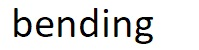
#> input picture projects/zFPGA_DE10_NANO_SoC/15_word_jpg/bending.jpg, 199 x 50 px; its folder holds 5 pictures in this run
$ python generate_word_display.py
#> lines starting #> are read from the running program, lines starting #| are printed output that depends on the picture; after the words box and inside, x2 and y2 are one past the last pixel; in counts of white or black regions, pixels touching at a corner belong together
import matplotlib.pyplot as plt # plt 用于显示图片
import matplotlib.image as mpimg # mpimg 用于读取图片
import os
import numpy as np
import time
import struct
from PIL import Image
# 首先是各个姿势的word
# 生成mif文件
fp = open("../04_scripts/word_diplay.mif", "w")
fp.write("DEPTH=%d;\n"%(16384*8))
fp.write("WIDTH=%d;\n"%(1))
fp.write("ADDRESS_RADIX=DEC;\n")
fp.write("DATA_RADIX=DEC;\n")
fp.write("CONTENT\n")
fp.write("BEGIN\n")

#读取图像，支持 bmp、jpg、png、tiff 等常用格式
# 首先列出所有的文件夹
dirs = os.listdir("../15_word_jpg/")
dirs.remove("title.jpg")
for i in range(len(dirs)):
	filename = "../15_word_jpg/"+dirs[i]
	image = np.array(Image.open(filename))
#> image is the input picture: shape (50, 199, 3); mean R, G, B 224.8, 224.9, 224.1
	image_gray = ((image[:, :, 0]*0.257+image[:, :, 1]*0.504+image[:, :, 2]*0.098))+16
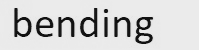
#> image_gray: shape (50, 199) float64; min 16, max 235, mean 209.1
	image_gray = image_gray.astype(np.uint8)
	image_gray[image_gray<16] = 16
	image_gray[image_gray>235] = 235
	# 归一化
	image_gray = (image_gray<128)
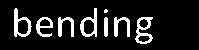
#> image_gray: shape (50, 199) bool; 12% white; 8 white regions (1 under 20 px), largest, box (x1, y1, x2, y2) and area: (135, 17, 153, 44) 226, (14, 8, 32, 37) 215, (80, 8, 97, 37) 197
	# 写入mif文件
	for m in range(image_gray.shape[0]):
		for n in range(image_gray.shape[1]):
			addr = m*image_gray.shape[1]+n + 16384*i
			fp.write("%d: %X;\n"%(addr, image_gray[m, n]))
	# 剩下的
	for k in range(addr+1, 16384*i+16384):
		fp.write("%d: %X;\n"%(k, 0))
#> pass 2 of the loop `for i in range(len(dirs)):`:
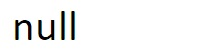
#> input picture projects/zFPGA_DE10_NANO_SoC/15_word_jpg/null.jpg, 199 x 50 px
#> image is the input picture: shape (50, 199, 3); mean R, G, B 242.3, 242.7, 241.8
#> `image_gray = ((image[:, :, 0]*0.257+image[:, :, 1]*0.504+image[:, :, 2..`:
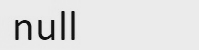
#> image_gray: shape (50, 199) float64; min 16.26, max 235, mean 224.3
#> `image_gray = (image_gray<128)`:
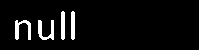
#> image_gray: shape (50, 199) bool; 5.4% white; 4 white regions, box (x1, y1, x2, y2) and area: (15, 20, 31, 40) 155, (38, 20, 54, 40) 154, (61, 11, 65, 40) 112, (71, 11, 75, 40) 112
#> pass 3 of the loop `for i in range(len(dirs)):`:
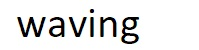
#> input picture projects/zFPGA_DE10_NANO_SoC/15_word_jpg/single_waving.jpg, 199 x 50 px
#> image is the input picture: shape (50, 199, 3); mean R, G, B 229.9, 230, 229.5
#> `image_gray = ((image[:, :, 0]*0.257+image[:, :, 1]*0.504+image[:, :, 2..`:
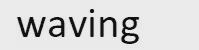
#> image_gray: shape (50, 199) float64; min 16, max 235, mean 213.5
#> `image_gray = (image_gray<128)`:
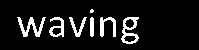
#> image_gray: shape (50, 199) bool; 9.8% white; 7 white regions (1 under 20 px), largest, box (x1, y1, x2, y2) and area: (17, 17, 46, 37) 230, (121, 17, 139, 44) 226, (100, 17, 116, 37) 155, (49, 17, 64, 37) 147, (69, 17, 87, 37) 124, (90, 17, 94, 37) 76
#> the loop made 4 passes; the first 3 are shown

# 结束
fp.write("END;\n")
fp.close()

# 然后是标题
fp = open("../04_scripts/title.mif", "w")
fp.write("DEPTH=%d;\n"%(16384*4))
fp.write("WIDTH=%d;\n"%(1))
fp.write("ADDRESS_RADIX=DEC;\n")
fp.write("DATA_RADIX=DEC;\n")
fp.write("CONTENT\n")
fp.write("BEGIN\n")

#读取图像，支持 bmp、jpg、png、tiff 等常用格式
# 首先列出所有的文件夹
dirs = os.listdir("../15_word_jpg/")
for i in range(len(dirs)):
	if dirs[i]=="title.jpg":
		filename = "../15_word_jpg/"+dirs[i]
		image = np.array(Image.open(filename))
		image_gray = ((image[:, :, 0]*0.257+image[:, :, 1]*0.504+image[:, :, 2]*0.098))+16
		image_gray = image_gray.astype(np.uint8)
		image_gray[image_gray<16] = 16
		image_gray[image_gray>235] = 235
		# 归一化
		image_gray = (image_gray<200)
		# 写入mif文件
		for m in range(image_gray.shape[0]):
			for n in range(image_gray.shape[1]):
				addr = m*image_gray.shape[1]+n
				fp.write("%d: %X;\n"%(addr, image_gray[m, n]))
		# 剩下的
		for k in range(addr+1, 16384*3+16384):
			fp.write("%d: %X;\n"%(k, 0))
#> pass 2 of the loop `for i in range(len(dirs)):`:
#> pass 3 of the loop `for i in range(len(dirs)):`:
#> the loop made 5 passes; the first 3 are shown

# 结束
fp.write("END;\n")
fp.close()
